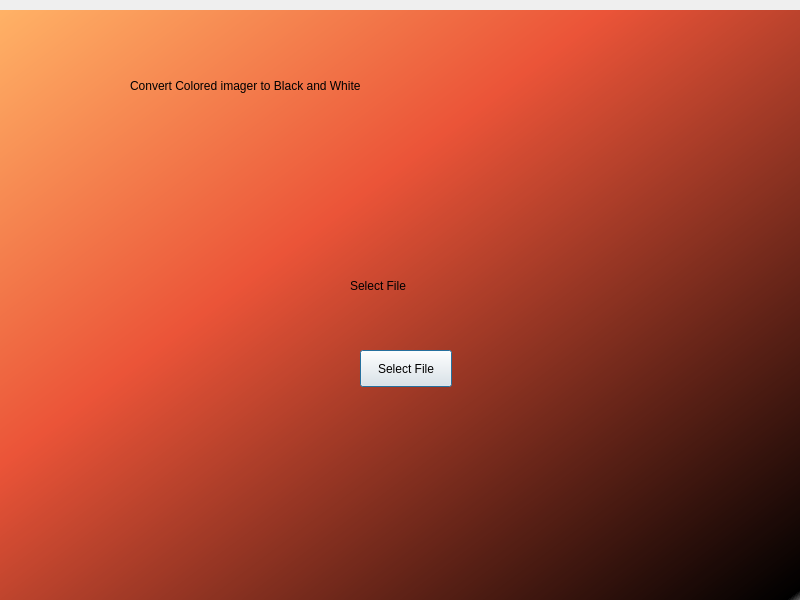
<?xml version="1.0" encoding="UTF-8"?>
<ui version="4.0">
 <class>Dialog</class>
 <widget class="QDialog" name="Dialog">
  <property name="geometry">
   <rect>
    <x>0</x>
    <y>0</y>
    <width>800</width>
    <height>600</height>
   </rect>
  </property>
  <property name="windowTitle">
   <string>Dialog</string>
  </property>
  <widget class="QWidget" name="widget" native="true">
   <property name="geometry">
    <rect>
     <x>0</x>
     <y>10</y>
     <width>801</width>
     <height>601</height>
    </rect>
   </property>
   <property name="styleSheet">
    <string notr="true">QWidget#widget{background-color:qlineargradient(spread:pad, x1:0, y1:0, x2:1, y2:1, stop:0 rgba(255, 178, 102, 255), stop:0.378855 rgba(235, 84, 56, 255), stop:0.98 rgba(0, 0, 0, 255), stop:1 rgba(0, 0, 0, 0));}</string>
   </property>
   <widget class="QLabel" name="Header">
    <property name="geometry">
     <rect>
      <x>130</x>
      <y>40</y>
      <width>611</width>
      <height>71</height>
     </rect>
    </property>
    <property name="styleSheet">
     <string notr="true">font: 75 22pt &quot;Noto Sans&quot;;</string>
    </property>
    <property name="text">
     <string>Convert Colored imager to Black and White</string>
    </property>
   </widget>
   <widget class="QLabel" name="selectTXT">
    <property name="geometry">
     <rect>
      <x>350</x>
      <y>240</y>
      <width>141</width>
      <height>71</height>
     </rect>
    </property>
    <property name="styleSheet">
     <string notr="true">font: 75 22pt &quot;Noto Sans&quot;;</string>
    </property>
    <property name="text">
     <string>Select File</string>
    </property>
   </widget>
   <widget class="QPushButton" name="selectFile">
    <property name="geometry">
     <rect>
      <x>360</x>
      <y>340</y>
      <width>92</width>
      <height>37</height>
     </rect>
    </property>
    <property name="text">
     <string>Select File</string>
    </property>
   </widget>
  </widget>
 </widget>
 <resources/>
 <connections/>
</ui>
